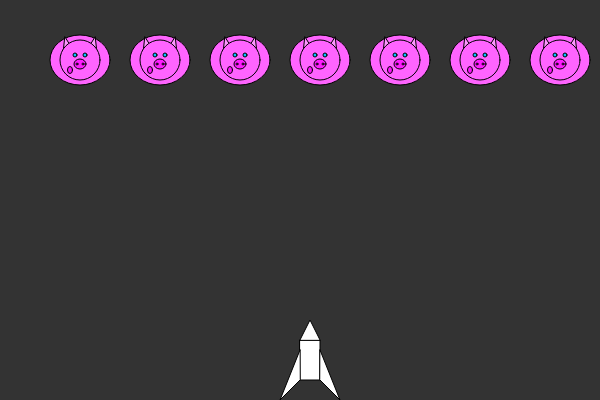
Frame 1 (no input)
Frame 60 (no input): identical to frame 1, image omitted
Frame 120 (the mouse pressed at the canvas centre since frame 60): identical to frame 1, image omitted

The p5.js sketch that drew this single still picture (run headless with seeded random() and noise() and a simulated clock; from frame 60 on, the mouse is pressed at the canvas centre):

// p5.js sketch
// ── sketch.js
//Shape invaders

var cube;
var circles = [];
var rays = [];
function setup() {
  createCanvas(600  , 400);
  cube = new SpaceCube();
  
  for( var i = 0 ; i < 8   ; i++)
  {
    circles[i] = new CircleInvader( i*80+80, 60);
  }
}

function draw() {
  background(51);

  for( var i = 0 ; i < circles.length ; i++)
  {
    circles[i].show();
  }
  cube.show();
}

function keyPressed()
{
  if( key == ' ')
  {
    var ray = new Rayy(ship.x, height - 20); 
    rays.push(ray);
    ray.show();
    ray.move();
  }
  if(keyCode == RIGHT_ARROW)
  {
    cube.move(1);
  }
  else if( keyCode == LEFT_ARROW)
  {
    cube.move(-1);
  } 
}
// ── CircleInvaders.js
function CircleInvader(x , y)
{
    this.x = x;
    this.y = y;
   
    
    this.show = function()
    {
        fill( 255, 100, 255);
        //body
        ellipse(this.x, this.y, 60, 50)
        //ears
        //right ear
        fill( 255, 150, 255)
        triangle(this.x +15, this.y - 23, this.x + 10, this.y - 15, this.x + 17, this.y -5);
        //left ear
        
        triangle(this.x -15, this.y - 23, this.x - 10, this.y - 15, this.x -17, this.y -5);
        //head
        fill(255, 100, 255);
        ellipse(this.x, this.y, 40, 40);
        //eyes
        fill(0,200,255);
        ellipse(this.x+5, this.y-5, 4,4);
        ellipse(this.x -5, this.y -5, 4 ,4);
        //snort
        fill(255,30,255);
        ellipse(this.x , this.y+4 , 12, 10);
        ellipse(this.x+ 3, this.y+4, 2, 2);
        ellipse(this.x -3, this.y+4, 2, 2);
        //bujori in obrajori
        fill(255, 20, 255);
       
        ellipse(this.x - 10, this.y + 10, 5, 7);
        //legs
        


    }
  
}

// ── Rayy.js
function Rayy(x, y)
{
    this.x = x;
    this.y = y;
    this.show = function()
    {
        fill(200,200,0);
        ellipse(this.x, this.y, 6, 6);

    }
    this.move = function()
    {
        this.y = this.y - 1;
    }

}
// ── SpaceCube.js
function SpaceCube()
{
    this.x = width/2;
    this.speed = 20;
   
    this.show = function() {
        fill(255);
        strokeWeight(1);
        //body
        rect(this.x, height-60  , 20, 40 );
        //cockpit
        triangle(this.x , height-60, this.x + 10, height - 80, this.x + 20, height-60)
        //wings
        //left wing
        triangle(this.x, height-50, this.x -20, height , this.x, height-20 );
        //right wing
        triangle(this.x + 20, height-50, this.x + 40, height, this.x + 20, height -20   )
        //thrusters
        var k = 0;
        

    }
    this.move = function(dir){
        this.x += dir * this.speed;
    }

}
